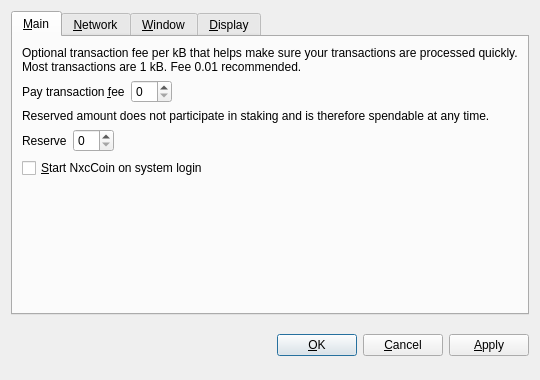
<?xml version="1.0" encoding="UTF-8"?>
<ui version="4.0">
 <class>OptionsDialog</class>
 <widget class="QDialog" name="OptionsDialog">
  <property name="geometry">
   <rect>
    <x>0</x>
    <y>0</y>
    <width>540</width>
    <height>380</height>
   </rect>
  </property>
  <property name="windowTitle">
   <string>Options</string>
  </property>
  <property name="modal">
   <bool>true</bool>
  </property>
  <layout class="QVBoxLayout" name="verticalLayout">
   <item>
    <widget class="QTabWidget" name="tabWidget">
     <property name="tabPosition">
      <enum>QTabWidget::North</enum>
     </property>
     <property name="currentIndex">
      <number>0</number>
     </property>
     <widget class="QWidget" name="tabMain">
      <attribute name="title">
       <string>&amp;Main</string>
      </attribute>
      <layout class="QVBoxLayout" name="verticalLayout_Main">
       <item>
        <widget class="QLabel" name="transactionFeeInfoLabel">
         <property name="text">
          <string>Optional transaction fee per kB that helps make sure your transactions are processed quickly. Most transactions are 1 kB. Fee 0.01 recommended.</string>
         </property>
         <property name="textFormat">
          <enum>Qt::PlainText</enum>
         </property>
         <property name="wordWrap">
          <bool>true</bool>
         </property>
        </widget>
       </item>
       <item>
        <layout class="QHBoxLayout" name="horizontalLayoutFee">
         <item>
          <widget class="QLabel" name="transactionFeeLabel">
           <property name="text">
            <string>Pay transaction &amp;fee</string>
           </property>
           <property name="textFormat">
            <enum>Qt::PlainText</enum>
           </property>
           <property name="buddy">
            <cstring>transactionFee</cstring>
           </property>
          </widget>
         </item>
         <item>
          <widget class="BitcoinAmountField" name="transactionFee"/>
         </item>
         <item>
          <spacer name="horizontalSpacerFee">
           <property name="orientation">
            <enum>Qt::Horizontal</enum>
           </property>
           <property name="sizeHint" stdset="0">
            <size>
             <width>40</width>
             <height>20</height>
            </size>
           </property>
          </spacer>
         </item>
        </layout>
       </item>
       <item>
        <widget class="QLabel" name="reserveBalanceInfoLabel">
         <property name="text">
          <string>Reserved amount does not participate in staking and is therefore spendable at any time.</string>
         </property>
         <property name="textFormat">
          <enum>Qt::PlainText</enum>
         </property>
         <property name="wordWrap">
          <bool>true</bool>
         </property>
        </widget>
       </item>
       <item>
        <layout class="QHBoxLayout" name="horizontalLayoutReserveBalance">
         <item>
          <widget class="QLabel" name="reserveBalanceLabel">
           <property name="text">
            <string>Reserve</string>
           </property>
           <property name="textFormat">
            <enum>Qt::PlainText</enum>
           </property>
           <property name="buddy">
            <cstring>reserveBalance</cstring>
           </property>
          </widget>
         </item>
         <item>
          <widget class="BitcoinAmountField" name="reserveBalance"/>
         </item>
         <item>
          <spacer name="horizontalSpacerReserveBalance">
           <property name="orientation">
            <enum>Qt::Horizontal</enum>
           </property>
           <property name="sizeHint" stdset="0">
            <size>
             <width>40</width>
             <height>20</height>
            </size>
           </property>
          </spacer>
         </item>
        </layout>
       </item>
       <item>
        <widget class="QCheckBox" name="bitcoinAtStartup">
         <property name="toolTip">
          <string>Automatically start NxcCoin after logging in to the system.</string>
         </property>
         <property name="text">
          <string>&amp;Start NxcCoin on system login</string>
         </property>
        </widget>
       </item>
       <item>
        <spacer name="verticalSpacer_Main">
         <property name="orientation">
          <enum>Qt::Vertical</enum>
         </property>
         <property name="sizeHint" stdset="0">
          <size>
           <width>20</width>
           <height>40</height>
          </size>
         </property>
        </spacer>
       </item>
      </layout>
     </widget>
     <widget class="QWidget" name="tabNetwork">
      <attribute name="title">
       <string>&amp;Network</string>
      </attribute>
      <layout class="QVBoxLayout" name="verticalLayout_Network">
       <item>
        <widget class="QCheckBox" name="mapPortUpnp">
         <property name="toolTip">
          <string>Automatically open the NxcCoin client port on the router. This only works when your router supports UPnP and it is enabled.</string>
         </property>
         <property name="text">
          <string>Map port using &amp;UPnP</string>
         </property>
        </widget>
       </item>
       <item>
        <widget class="QCheckBox" name="connectSocks">
         <property name="toolTip">
          <string>Connect to the NxcCoin network through a SOCKS proxy (e.g. when connecting through Tor).</string>
         </property>
         <property name="text">
          <string>&amp;Connect through SOCKS proxy:</string>
         </property>
        </widget>
       </item>
       <item>
        <layout class="QHBoxLayout" name="horizontalLayout_Network">
         <item>
          <widget class="QLabel" name="proxyIpLabel">
           <property name="text">
            <string>Proxy &amp;IP:</string>
           </property>
           <property name="textFormat">
            <enum>Qt::PlainText</enum>
           </property>
           <property name="buddy">
            <cstring>proxyIp</cstring>
           </property>
          </widget>
         </item>
         <item>
          <widget class="QValidatedLineEdit" name="proxyIp">
           <property name="maximumSize">
            <size>
             <width>140</width>
             <height>16777215</height>
            </size>
           </property>
           <property name="toolTip">
            <string>IP address of the proxy (e.g. 127.0.0.1)</string>
           </property>
          </widget>
         </item>
         <item>
          <widget class="QLabel" name="proxyPortLabel">
           <property name="text">
            <string>&amp;Port:</string>
           </property>
           <property name="textFormat">
            <enum>Qt::PlainText</enum>
           </property>
           <property name="buddy">
            <cstring>proxyPort</cstring>
           </property>
          </widget>
         </item>
         <item>
          <widget class="QLineEdit" name="proxyPort">
           <property name="maximumSize">
            <size>
             <width>55</width>
             <height>16777215</height>
            </size>
           </property>
           <property name="toolTip">
            <string>Port of the proxy (e.g. 9050)</string>
           </property>
          </widget>
         </item>
         <item>
          <widget class="QLabel" name="socksVersionLabel">
           <property name="text">
            <string>SOCKS &amp;Version:</string>
           </property>
           <property name="textFormat">
            <enum>Qt::PlainText</enum>
           </property>
           <property name="buddy">
            <cstring>socksVersion</cstring>
           </property>
          </widget>
         </item>
         <item>
          <widget class="QValueComboBox" name="socksVersion">
           <property name="toolTip">
            <string>SOCKS version of the proxy (e.g. 5)</string>
           </property>
          </widget>
         </item>
         <item>
          <spacer name="horizontalSpacer_Network">
           <property name="orientation">
            <enum>Qt::Horizontal</enum>
           </property>
           <property name="sizeHint" stdset="0">
            <size>
             <width>40</width>
             <height>20</height>
            </size>
           </property>
          </spacer>
         </item>
        </layout>
       </item>
       <item>
        <spacer name="verticalSpacer_Network">
         <property name="orientation">
          <enum>Qt::Vertical</enum>
         </property>
         <property name="sizeHint" stdset="0">
          <size>
           <width>20</width>
           <height>40</height>
          </size>
         </property>
        </spacer>
       </item>
      </layout>
     </widget>
     <widget class="QWidget" name="tabWindow">
      <attribute name="title">
       <string>&amp;Window</string>
      </attribute>
      <layout class="QVBoxLayout" name="verticalLayout_Window">
       <item>
        <widget class="QCheckBox" name="minimizeToTray">
         <property name="toolTip">
          <string>Show only a tray icon after minimizing the window.</string>
         </property>
         <property name="text">
          <string>&amp;Minimize to the tray instead of the taskbar</string>
         </property>
        </widget>
       </item>
       <item>
        <widget class="QCheckBox" name="minimizeOnClose">
         <property name="toolTip">
          <string>Minimize instead of exit the application when the window is closed. When this option is enabled, the application will be closed only after selecting Quit in the menu.</string>
         </property>
         <property name="text">
          <string>M&amp;inimize on close</string>
         </property>
        </widget>
       </item>
       <item>
        <spacer name="verticalSpacer_Window">
         <property name="orientation">
          <enum>Qt::Vertical</enum>
         </property>
         <property name="sizeHint" stdset="0">
          <size>
           <width>20</width>
           <height>40</height>
          </size>
         </property>
        </spacer>
       </item>
      </layout>
     </widget>
     <widget class="QWidget" name="tabDisplay">
      <attribute name="title">
       <string>&amp;Display</string>
      </attribute>
      <layout class="QVBoxLayout" name="verticalLayout_Display">
       <item>
        <layout class="QHBoxLayout" name="horizontalLayout_1_Display">
         <item>
          <widget class="QLabel" name="langLabel">
           <property name="text">
            <string>User Interface &amp;language:</string>
           </property>
           <property name="textFormat">
            <enum>Qt::PlainText</enum>
           </property>
           <property name="buddy">
            <cstring>lang</cstring>
           </property>
          </widget>
         </item>
         <item>
          <widget class="QValueComboBox" name="lang">
           <property name="toolTip">
            <string>The user interface language can be set here. This setting will take effect after restarting NxcCoin.</string>
           </property>
          </widget>
         </item>
        </layout>
       </item>
       <item>
        <layout class="QHBoxLayout" name="horizontalLayout_2_Display">
         <item>
          <widget class="QLabel" name="unitLabel">
           <property name="text">
            <string>&amp;Unit to show amounts in:</string>
           </property>
           <property name="textFormat">
            <enum>Qt::PlainText</enum>
           </property>
           <property name="buddy">
            <cstring>unit</cstring>
           </property>
          </widget>
         </item>
         <item>
          <widget class="QValueComboBox" name="unit">
           <property name="toolTip">
            <string>Choose the default subdivision unit to show in the interface and when sending coins.</string>
           </property>
          </widget>
         </item>
        </layout>
       </item>
       <item>
        <widget class="QCheckBox" name="displayAddresses">
         <property name="toolTip">
          <string>Whether to show NxcCoin addresses in the transaction list or not.</string>
         </property>
         <property name="text">
          <string>&amp;Display addresses in transaction list</string>
         </property>
        </widget>
       </item>
       <item>
        <widget class="QCheckBox" name="coinControlFeatures">
         <property name="toolTip">
          <string>Whether to show coin control features or not.</string>
         </property>
         <property name="text">
          <string>Display coin &amp;control features (experts only!)</string>
         </property>
        </widget>
       </item>
       <item>
        <spacer name="verticalSpacer_Display">
         <property name="orientation">
          <enum>Qt::Vertical</enum>
         </property>
         <property name="sizeHint" stdset="0">
          <size>
           <width>20</width>
           <height>40</height>
          </size>
         </property>
        </spacer>
       </item>
      </layout>
     </widget>
    </widget>
   </item>
   <item>
    <layout class="QHBoxLayout" name="horizontalLayout_Buttons">
     <item>
      <spacer name="horizontalSpacer_1">
       <property name="orientation">
        <enum>Qt::Horizontal</enum>
       </property>
       <property name="sizeHint" stdset="0">
        <size>
         <width>40</width>
         <height>48</height>
        </size>
       </property>
      </spacer>
     </item>
     <item>
      <widget class="QLabel" name="statusLabel">
       <property name="font">
        <font>
         <weight>75</weight>
         <bold>true</bold>
        </font>
       </property>
       <property name="text">
        <string/>
       </property>
       <property name="textFormat">
        <enum>Qt::PlainText</enum>
       </property>
       <property name="wordWrap">
        <bool>true</bool>
       </property>
      </widget>
     </item>
     <item>
      <spacer name="horizontalSpacer_2">
       <property name="orientation">
        <enum>Qt::Horizontal</enum>
       </property>
       <property name="sizeHint" stdset="0">
        <size>
         <width>40</width>
         <height>48</height>
        </size>
       </property>
      </spacer>
     </item>
     <item>
      <widget class="QPushButton" name="okButton">
       <property name="text">
        <string>&amp;OK</string>
       </property>
      </widget>
     </item>
     <item>
      <widget class="QPushButton" name="cancelButton">
       <property name="text">
        <string>&amp;Cancel</string>
       </property>
       <property name="autoDefault">
        <bool>false</bool>
       </property>
      </widget>
     </item>
     <item>
      <widget class="QPushButton" name="applyButton">
       <property name="text">
        <string>&amp;Apply</string>
       </property>
       <property name="autoDefault">
        <bool>false</bool>
       </property>
      </widget>
     </item>
    </layout>
   </item>
  </layout>
 </widget>
 <customwidgets>
  <customwidget>
   <class>BitcoinAmountField</class>
   <extends>QSpinBox</extends>
   <header>bitcoinamountfield.h</header>
  </customwidget>
  <customwidget>
   <class>QValueComboBox</class>
   <extends>QComboBox</extends>
   <header>qvaluecombobox.h</header>
  </customwidget>
  <customwidget>
   <class>QValidatedLineEdit</class>
   <extends>QLineEdit</extends>
   <header>qvalidatedlineedit.h</header>
  </customwidget>
 </customwidgets>
 <resources/>
 <connections/>
</ui>
